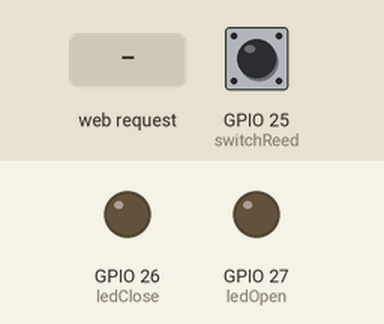
The sketch below on a simulated ESP32. Shown: output pins drawn as LEDs (lit = HIGH). Inputs (shaded band) come from the test bench; at power-on: GPIO 25 (switchReed) HIGH. WiFi joins after 1.5 s; servers stay silent unless stated; what the sketch prints to the serial monitor is not drawn.

Above: at 2.7 s.
2.8 s: HTTP request GET /28/off received
At 4.0 s:
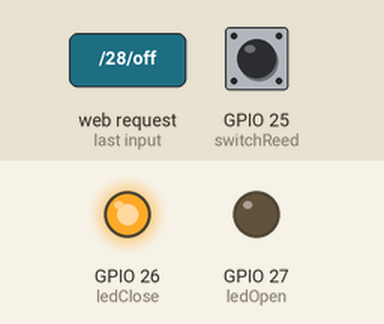
4.3 s: HTTP request GET /28/on received
5.8 s: GPIO 25 (switchReed) pulled LOW for 0.15 s
At 6.4 s:
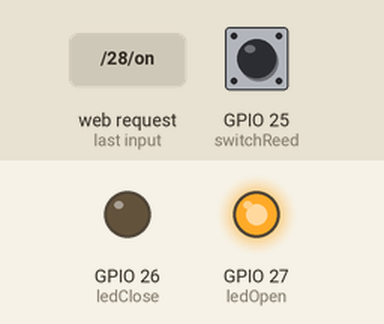
Timing chart, 0 to 8.8 s (numbered marks = the images above; inputs shaded):
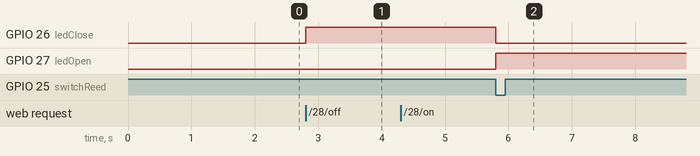

The sketch:

D_r__ben__lukke_web.ino
```cpp
#include <WiFi.h>

const int ledOpen=27;
const int ledClose=26;
const int switchReed=25;
String alarmgaaet = "";
String doorinfo = "";
bool alarmpower = true;
String alarmpowerstatus = "On";


// Replace with your network credentials
const char* ssid     = "CiscoGang";
const char* password = "Ciscogang123";

// Set web server port number to 80
WiFiServer server(80);

// Variable to store the HTTP request
String header;

void setup(){
  Serial.begin(115200);

  pinMode(ledOpen, OUTPUT);
  pinMode(ledClose, OUTPUT);
  pinMode(switchReed, INPUT);

  // Connect to Wi-Fi network with SSID and password
  Serial.print("Connecting to ");
  Serial.println(ssid);
  WiFi.begin(ssid, password);
  while (WiFi.status() != WL_CONNECTED) {
    delay(500);
    Serial.print(".");
  }
  // Print local IP address and start web server
  Serial.println("");
  Serial.println("WiFi connected.");
  Serial.println("IP address: ");
  Serial.println(WiFi.localIP());
  server.begin();

}

void loop(){

  if (alarmpower){
   // if (digitalRead(switchReed)==HIGH){
   //   digitalWrite(ledOpen, LOW);
   //   digitalWrite(ledClose, HIGH);
   //   alarmgaaet = "The door is closed";
   //   doorinfo = "off";
   //   }
       if (digitalRead(switchReed)==LOW){
        digitalWrite(ledOpen, HIGH);
        digitalWrite(ledClose, LOW);
        alarmgaaet = "The door is open!";
        doorinfo = "on";

       }
      //else {
      //  digitalWrite(ledOpen, HIGH);
      //  digitalWrite(ledClose, LOW);
      //  alarmgaaet = "The door is open!";
      //  doorinfo = "on";
      //}
    delay(1);
  }


WiFiClient client = server.available();   // Listen for incoming clients

  if (client) {                             // If a new client connects,
    Serial.println("New Client.");          // print a message out in the serial port
    String currentLine = "";                // make a String to hold incoming data from the client
    while (client.connected()) {            // loop while the client's connected
      if (client.available()) {             // if there's bytes to read from the client,
       char c = client.read();             // read a byte, then
        Serial.write(c);                    // print it out the serial monitor
        header += c;
       if (c == '\n') {                    // if the byte is a newline character
          // if the current line is blank, you got two newline characters in a row.
          // that's the end of the client HTTP request, so send a response:
          if (currentLine.length() == 0) {
            // HTTP headers always start with a response code (e.g. HTTP/1.1 200 OK)
            // and a content-type so the client knows what's coming, then a blank line:
            client.println("HTTP/1.1 200 OK");
            client.println("Content-type:text/html");
            client.println("Connection: close");
            client.println();

            // turns the GPIOs on and off
             if (header.indexOf("GET /28/on") >= 0) {
                Serial.println("alarm is on");
                alarmpower = true;
                alarmpowerstatus = "On";
                alarmgaaet = "The door is closed";


              } else if (header.indexOf("GET /28/off") >= 0) {
                Serial.println("alarm is off");
                alarmpower = false;
                alarmpowerstatus = "Off";
                digitalWrite(ledOpen, LOW);
                digitalWrite(ledClose, HIGH);
              }

             // Display the HTML web page
            client.println("<!DOCTYPE html><html>");
            client.print("<head>");
            client.print("<meta content=\"width=device-width, initial-scale=1\">");
            client.println("<link rel=\"icon\" href=\"data:,\">");
            // CSS to style the on/off buttons
            // Feel free to change the background-color and font-size attributes to fit your preferences
            client.println("<style>html { font-family: Helvetica; display: inline-block; margin: 0px auto; text-align: center;}");
            client.println(".button { background-color: #ff0000; border: none; color: white; padding: 16px 40px;");
            client.println("text-decoration: none; font-size: 30px; margin: 2px; cursor: pointer;}");
            client.println(".button2 {background-color: #32CD32;}</style></head>");

             // Web Page Heading
            client.println("<body><h1>Door alarm in room MU9-8</h1>");
            //client.println("<h3>Alarm status: " + doorinfo + "</h3>");

             // Display current state, and ON/OFF buttons for GPIO 26
            client.println("<h2>SENSOR STATUS: " + alarmgaaet + "</h2>");

            client.println("<h2>ALARM STATUS: " + alarmpowerstatus + "</h2>");


              if (alarmpower == true){

                client.println("<p><a href=\"/28/off\"><button class=\"button\">Turn off the Alarm</button></a></p>");
              }

              if (alarmpower == false){

                client.println("<p><a href=\"/28/on\"><button class=\"button button2\"> Turn on the Alarm</button></a></p>");

              }

            client.println("</body></html>");

            // The HTTP response ends with another blank line
            client.println();
            // Break out of the while loop
            break;
          } else { // if you got a newline, then clear currentLine
            currentLine = "";
          }
        } else if (c != '\r') {  // if you got anything else but a carriage return character,
          currentLine += c;      // add it to the end of the currentLine
        }
      }
    }
    // Clear the header variable
    header = "";
    // Close the connection
   client.stop();
   Serial.println("Client disconnected.");
   Serial.println("");
}
}
```

Measured:
- after the input at 2.8 s, GPIO 26 (ledClose): LOW → HIGH at once
- after the input at 4.3 s, every drawn part: stays the same
- after the input at 5.8 s, GPIO 26 (ledClose): HIGH → LOW at once; GPIO 27 (ledOpen): LOW → HIGH at once
